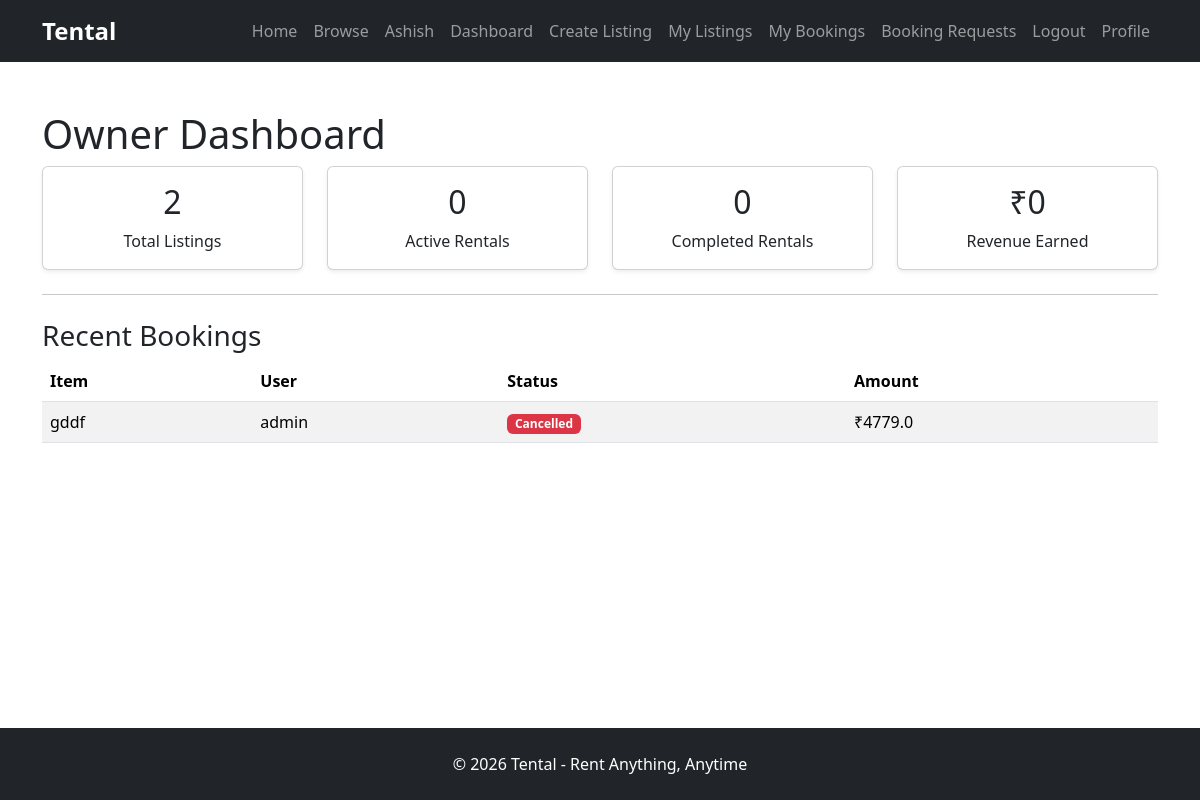
The app's page /owner-dashboard (signed in), older data.
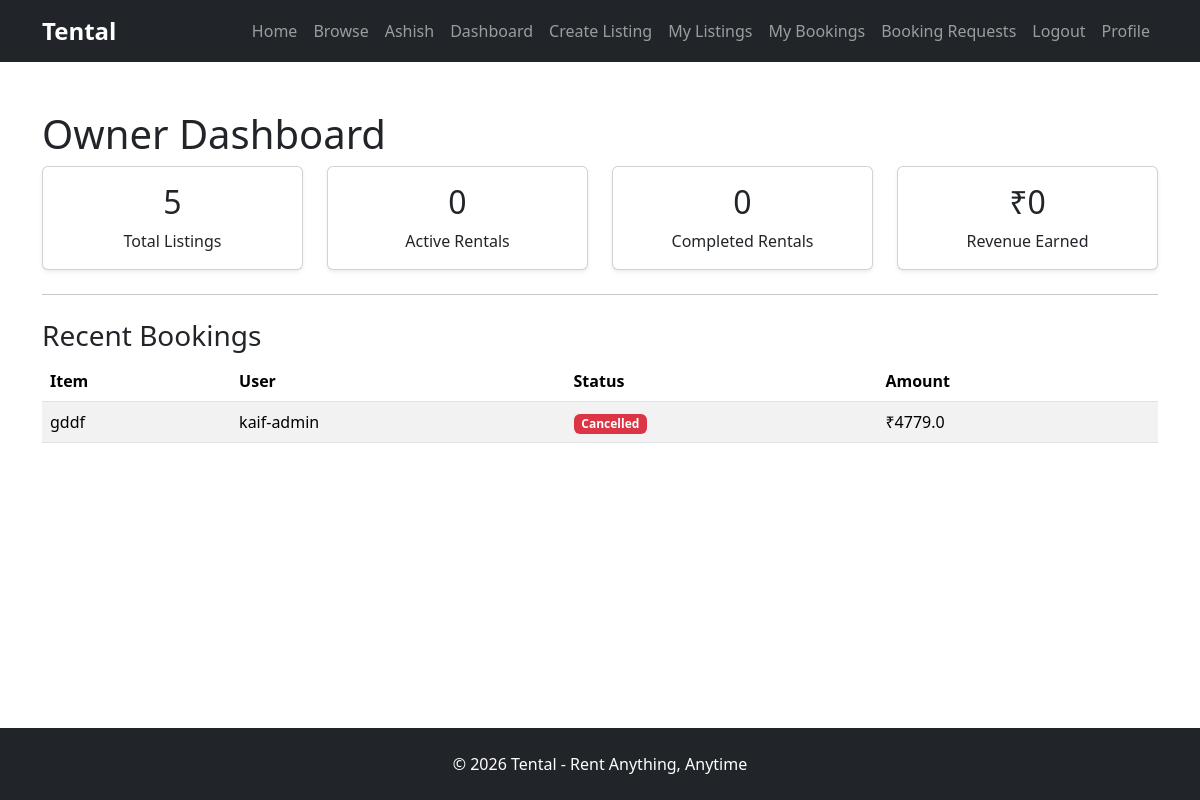
The same page, newer data.
### models/booking.py (models this page shows)
class Booking(db.Model):
    id = db.Column(
        db.Integer,
        primary_key=True
    )
    user_id = db.Column(
        db.Integer,
        db.ForeignKey("user.id"),
        nullable=False
    )
    rental_item_id = db.Column(
        db.Integer,
        db.ForeignKey("rental_item.id"),
        nullable=False
    )
    status = db.Column(
        db.String(20),
        default="pending"
    )
    start_date = db.Column(
        db.Date,
        nullable=False
    )
    end_date = db.Column(
        db.Date,
        nullable=False
    )
    total_price = db.Column(
        db.Float,
        nullable=False
    )
    created_at = db.Column(
        db.DateTime,
        default=datetime.utcnow
    )
    quantity_booked = db.Column(
        db.Integer,
        nullable=False,
        default=1
    )
    security_deposit = db.Column(
        db.Float,
        nullable=False,
        default=0
    )

### models/user.py (models this page shows)
class User(UserMixin, db.Model):
    id = db.Column(db.Integer, primary_key=True)
    name = db.Column(
        db.String(100),
        nullable=False
    )
    email = db.Column(
        db.String(120),
        unique=True,
        nullable=False
    )
    password = db.Column(
        db.String(255),
        nullable=False
    )
    rentals = db.relationship(
        "RentalItem",
        backref="owner",
        lazy=True
    )
    is_admin = db.Column(
        db.Boolean,
        default=False
    )
    is_active_user = db.Column(
        db.Boolean,
        default=True
    )
    bookings = db.relationship(
        "Booking",
        backref="user",
        lazy=True
    )

### models/rental_item.py (models this page shows)
class RentalItem(db.Model):
    id = db.Column(db.Integer, primary_key=True)
    title = db.Column(db.String(100), nullable=False)
    description = db.Column(db.Text, nullable=False)
    price_per_day = db.Column(db.Float, nullable=False)
    category = db.Column(db.String(100), nullable=False)
    user_id = db.Column(
        db.Integer,
        db.ForeignKey("user.id"),
        nullable=False
    )
    status = db.Column(
        db.String(20),
        default="pending"
    )
    image = db.Column(
        db.String(255)
    )
    bookings = db.relationship(
        "Booking",
        backref="rental_item",
        lazy=True
    )
    quantity = db.Column(
        db.Integer,
        nullable=False,
        default=1
    )
    security_deposit = db.Column(
        db.Float,
        nullable=False,
        default=0
    )

### routes/main.py (the view)
@main.route("/owner-dashboard")
@login_required
def owner_dashboard():
    listings = RentalItem.query.filter_by(
        user_id=current_user.id
    ).all()
    total_listings = len(listings)
    active_rentals = 0
    completed_rentals = 0
    total_revenue = 0
    recent_bookings = []
    for listing in listings:
        recent_bookings.extend(
            listing.bookings
        )
    recent_bookings = sorted(
        recent_bookings,
        key=lambda booking: booking.created_at,
        reverse=True
    )[:5]
    for listing in listings:
        for booking in listing.bookings:
            if booking.status == "active":
                active_rentals += 1
            if booking.status == "completed":
                completed_rentals += 1
                total_revenue += booking.total_price
    return render_template(
        "owner_dashboard.html",
        total_listings=total_listings,
        active_rentals=active_rentals,
        completed_rentals=completed_rentals,
        total_revenue=total_revenue,
        recent_bookings=recent_bookings
    )

### models/user.py (called while the page is built)
@login_manager.user_loader
def load_user(user_id):
    return User.query.get(int(user_id))

### templates/owner_dashboard.html
{% extends "base.html" %} {% block content %}
<div class="container mt-5">
  <h1>Owner Dashboard</h1>
  <div class="row mb-4">
    <div class="col-md-3">
      <div class="card text-center shadow-sm">
        <div class="card-body">
          <h2>{{ total_listings }}</h2>
          <p class="mb-0">Total Listings</p>
        </div>
      </div>
    </div>
    <div class="col-md-3">
      <div class="card text-center shadow-sm">
        <div class="card-body">
          <h2>{{ active_rentals }}</h2>
          <p class="mb-0">Active Rentals</p>
        </div>
      </div>
    </div>
    <div class="col-md-3">
      <div class="card text-center shadow-sm">
        <div class="card-body">
          <h2>{{ completed_rentals }}</h2>
          <p class="mb-0">Completed Rentals</p>
        </div>
      </div>
    </div>
    <div class="col-md-3">
      <div class="card text-center shadow-sm">
        <div class="card-body">
          <h2>₹{{ total_revenue }}</h2>
          <p class="mb-0">Revenue Earned</p>
        </div>
      </div>
    </div>
  </div>
  <hr />
  <h3 class="mt-4">Recent Bookings</h3>
  <table class="table table-striped table-hover">
    <thead>
      <tr>
        <th>Item</th>
        <th>User</th>
        <th>Status</th>
        <th>Amount</th>
      </tr>
    </thead>
    <tbody>
      {% for booking in recent_bookings %}
      <tr>
        <td>{{ booking.rental_item.title }}</td>
        <td>{{ booking.user.name }}</td>
        <td>
          {% if booking.status == "completed" %}
          <span class="badge bg-primary"> Completed </span>
          {% elif booking.status == "active" %}
          <span class="badge bg-success"> Active </span>
          {% elif booking.status == "cancelled" %}
          <span class="badge bg-danger"> Cancelled </span>
          {% else %}
          <span class="badge bg-warning text-dark"> {{ booking.status }} </span>
          {% endif %}
        </td>
        <td>₹{{ booking.total_price + booking.security_deposit }}</td>
      </tr>
      {% endfor %}
    </tbody>
  </table>
</div>
{% endblock %}

Row changes from the older to the newer data that the page shows:
changed through a linked row, Booking "gddf": user.name "admin" → "kaif-admin"
Text that changed along with them:
{{ total_listings }}: "2" → "5"
